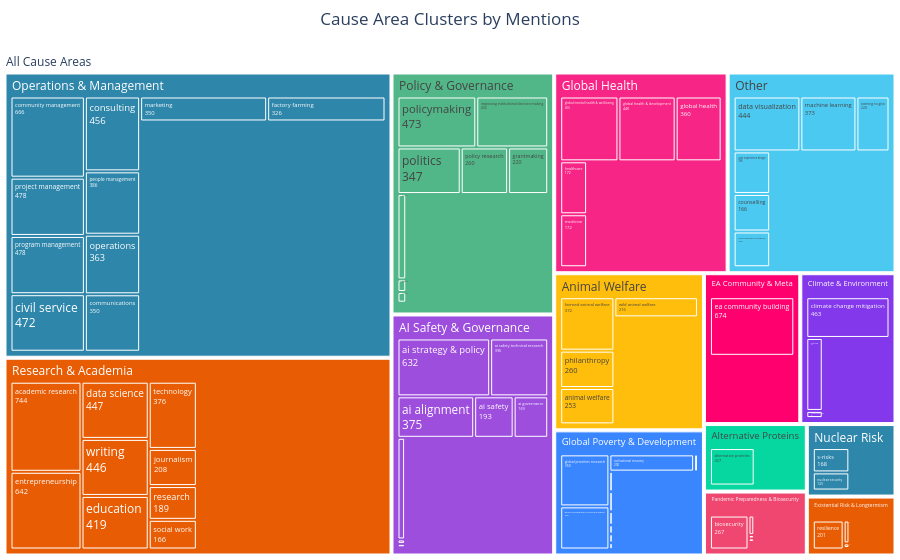

Write notebook code for a chart like this one.
### Markdown cell above
## 7. Additional Visualizations

### Code cell
# Cluster treemap
if pipe.results.semantic_result:
    from sm.viz import create_cluster_treemap

    fig = create_cluster_treemap(pipe.results.semantic_result)
    fig.show()
    fig.write_html(
        "output/cluster_treemap.html",
        include_plotlyjs="cdn",
        full_html=True,
        config={"responsive": True},
    )

### Figure 1 — Plotly figure (JSON) as saved in the notebook; plotly's stock layout.template omitted (floating-point values rounded to 4 significant figures; data arrays with more than 128 entries replaced by an {"elided": "..."} marker saying what was removed)
{"data": [{"hovertemplate": "<b>%{label}</b><br>Mentions: %{value}<extra></extra>", "labels": {"elided": "150 str values"}, "marker": {"colors": {"elided": "150 str values"}}, "parents": {"elided": "150 str values"}, "textinfo": "label+value", "type": "treemap", "values": {"elided": "150 int values"}}], "layout": {"autosize": true, "margin": {"b": 0, "l": 0, "r": 0, "t": 50}, "title": {"text": "Cause Area Clusters by Mentions", "x": 0.5}}}
